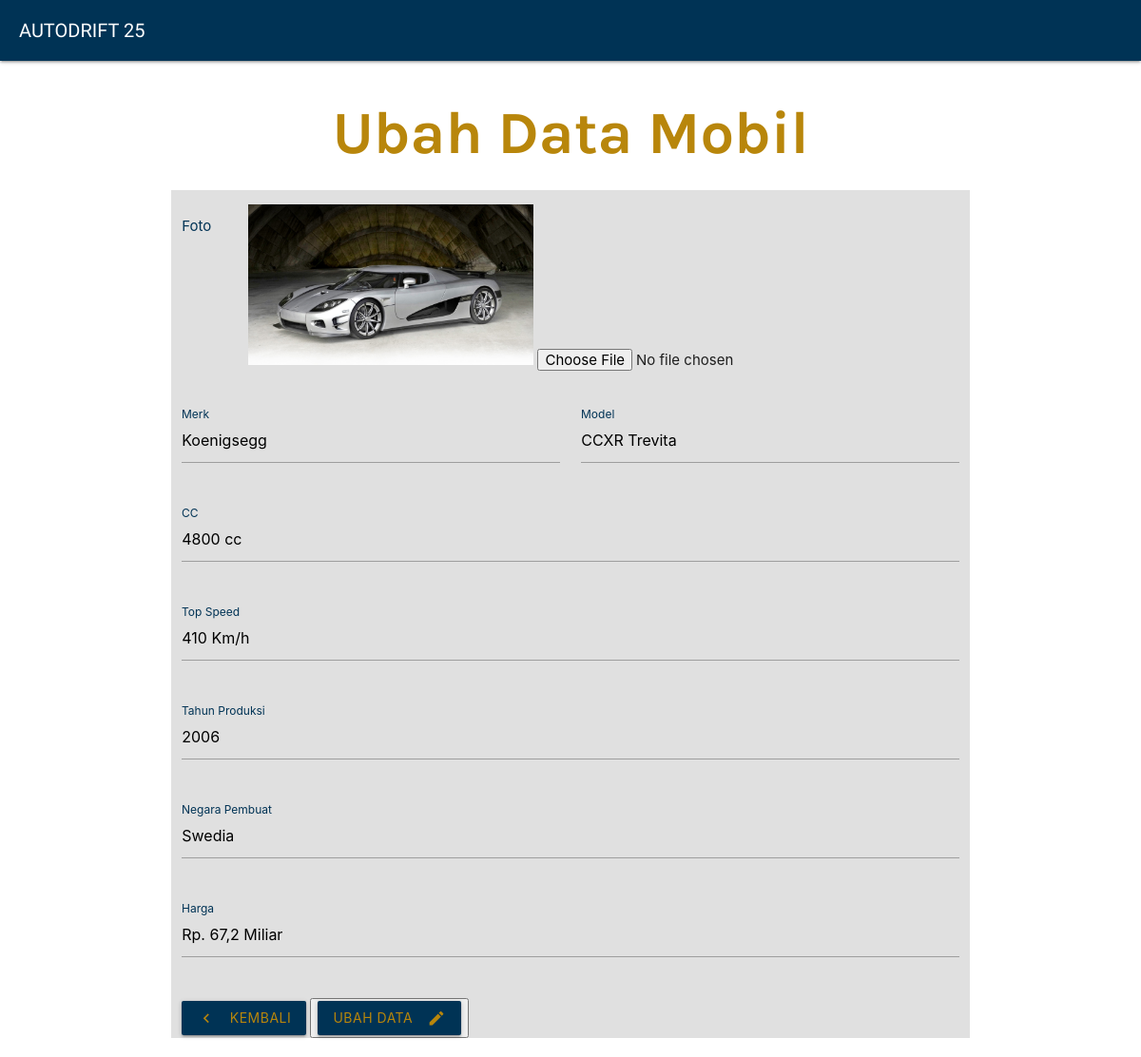
/php/ubah.php?id=1 (signed in), run on the app's committed database.
### tables this page shows
CREATE TABLE `mobil` (
  `id` int(11) NOT NULL,
  `foto` varchar(30) NOT NULL,
  `merk` varchar(30) NOT NULL,
  `model` varchar(30) NOT NULL,
  `cc` varchar(10) NOT NULL,
  `topspeed` varchar(10) NOT NULL,
  `tahunproduksi` year(4) NOT NULL,
  `negarapembuat` varchar(25) NOT NULL,
  `harga` varchar(25) NOT NULL
);

### php/functions.php (called while the page is built, shortened)
<?php
function koneksi() {
	$conn = mysqli_connect("localhost", "root", "") or die("Koneksi Gagal!");
	mysqli_select_db($conn, "tubes_183040083") or die("DB Salah!");
	return $conn;
}
function query($query) {
	$conn = koneksi();
	$results = mysqli_query($conn, $query);
	$rows = [];
	while( $row = mysqli_fetch_assoc($results) ) {
		$rows[] = $row;
	}
	return $rows;
}
?>

### php/ubah.php (the view, shortened to what this page needs)
<?php
require 'functions.php';
$id = $_GET["id"];
$cars = query("SELECT * FROM mobil WHERE id = $id")[0];
?>
<!DOCTYPE html>
  <html>
    <head>
      <link type="text/css" rel="stylesheet" href="../css/materialize.css"  media="screen,projection"/>
    </head>
    <body>
	    	<div class="navbar-fixed">
			    <nav>
			      <div class="nav-wrapper">
			        <a href="admin/index.php" class="brand-logo">AUTODRIFT 25</a>
			      </div>
			    </nav>
			  </div>
    	<div class="container">
			<h1>Ubah Data Mobil</h1>
			<div class="row">
			    <form class="col s12" action="" method="post" enctype="multipart/form-data">
				  <div class="row">
			        <div class="input-field col s1">
			          <label for="foto">Foto</label>
			        </div>
			        <div class="input-field col s11">
					  <img width="300" src="../assets/img/<?= $cars["foto"]; ?>">
					  <input type="file" name="foto" id="foto">
			        </div>
			      </div>
			      <div class="row">
			        <div class="input-field col s6">
			          <input id="merk" type="text" name="merk" class="validate" value="<?= $cars["merk"]; ?>">
			          <label for="merk">Merk</label>
			        </div>
			        <div class="input-field col s6">
			          <input id="model" type="text" name="model" class="validate" value="<?= $cars["model"]; ?>">
			          <label for="model">Model</label>
			        </div>
			      </div>
			      <div class="row">
			        <div class="input-field col s12">
			          <input id="cc" type="text" name="cc" class="validate" value="<?= $cars["cc"]; ?>">
			          <label for="cc">CC</label>
			        </div>
			      </div>
			      <div class="row">
			        <div class="input-field col s12">
			          <input id="topspeed" type="text" name="topspeed" class="validate" value="<?= $cars["topspeed"]; ?>">
			          <label for="topspeed">Top Speed</label>
			        </div>
			      </div>
			      <div class="row">
			        <div class="input-field col s12">
			          <input id="tahunproduksi" type="text" name="tahunproduksi" class="validate" value="<?= $cars["tahunproduksi"]; ?>">
			          <label for="tahunproduksi">Tahun Produksi</label>
			        </div>
			      </div>
			      <div class="row">
			        <div class="input-field col s12">
			          <input id="negarapembuat" type="text" name="negarapembuat" class="validate" value="<?= $cars["negarapembuat"]; ?>">
			          <label for="negarapembuat">Negara Pembuat</label>
			        </div>
			      </div>
			      <div class="row">
			        <div class="input-field col s12">
			          <input id="harga" type="text" name="harga" class="validate" value="<?= $cars["harga"]; ?>">
			          <label for="harga">Harga</label>
			        </div>
			      </div>
					<a class="waves-effect waves-light btn" href="admin/index.php"><i class="material-icons left">chevron_left</i>Kembali</a>
					<button type="submit" name="ubah"><a class="waves-effect waves-light btn"><i class="material-icons right">edit</i>Ubah Data</a></button>
			    </form>
			  </div>
    </body>
  </html>

### php/ubah.php (style rules this page uses)
nav { background-color: #003355; }
nav a.brand-logo { color: #b8860b !important; font-size: 20px !important; padding-left: 20px; font-family: 'Rambla', sans-serif; }
h1 { text-align: center; color: #b8860b !important; font-family: 'Karla', sans-serif; font-weight: bold; }
.waves-effect.waves-light.btn { color: #b8860b !important; background-color: #003355 !important; }
form { background-color: #e0e0e0 !important; }
.input-field label { color: #003355 !important; }

### data on the page
mobil: foto (picture), merk "Koenigsegg", model "CCXR Trevita", cc "4800 cc", topspeed "410 Km/h", tahunproduksi "2006", negarapembuat "Swedia", harga "Rp. 67,2 Miliar"
